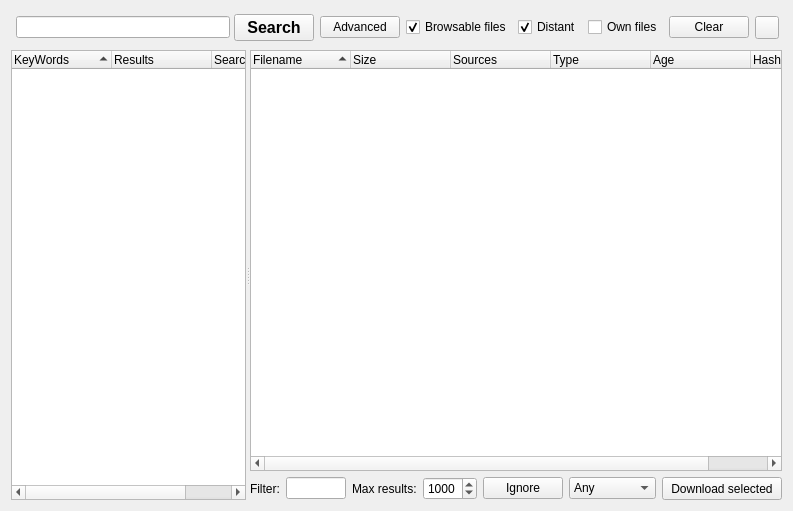
<?xml version="1.0" encoding="UTF-8"?>
<ui version="4.0">
 <class>SearchDialog</class>
 <widget class="QWidget" name="SearchDialog">
  <property name="geometry">
   <rect>
    <x>0</x>
    <y>0</y>
    <width>793</width>
    <height>511</height>
   </rect>
  </property>
  <property name="sizePolicy">
   <sizepolicy hsizetype="Minimum" vsizetype="Minimum">
    <horstretch>1</horstretch>
    <verstretch>1</verstretch>
   </sizepolicy>
  </property>
  <layout class="QVBoxLayout" name="SearchDialog_VL">
   <item>
    <widget class="QFrame" name="titleBarFrame">
     <property name="sizePolicy">
      <sizepolicy hsizetype="Preferred" vsizetype="Maximum">
       <horstretch>0</horstretch>
       <verstretch>0</verstretch>
      </sizepolicy>
     </property>
     <property name="frameShape">
      <enum>QFrame::NoFrame</enum>
     </property>
     <property name="frameShadow">
      <enum>QFrame::Plain</enum>
     </property>
     <layout class="QHBoxLayout" name="titleBarFrame_HL">
      <property name="leftMargin">
       <number>3</number>
      </property>
      <property name="topMargin">
       <number>3</number>
      </property>
      <property name="rightMargin">
       <number>3</number>
      </property>
      <property name="bottomMargin">
       <number>3</number>
      </property>
      <item>
       <layout class="QHBoxLayout" name="searchButton_HL">
        <property name="spacing">
         <number>2</number>
        </property>
        <item>
         <widget class="QFrame" name="searchLineFrame">
          <layout class="QGridLayout" name="searchLineFrame_GL">
           <property name="leftMargin">
            <number>2</number>
           </property>
           <property name="topMargin">
            <number>2</number>
           </property>
           <property name="rightMargin">
            <number>2</number>
           </property>
           <property name="bottomMargin">
            <number>2</number>
           </property>
           <property name="spacing">
            <number>0</number>
           </property>
           <item row="0" column="0">
            <widget class="LineEditClear" name="lineEdit">
             <property name="toolTip">
              <string>Enter a keyword here (at least 3 char long)</string>
             </property>
            </widget>
           </item>
          </layout>
         </widget>
        </item>
        <item>
         <widget class="QPushButton" name="searchButton">
          <property name="font">
           <font>
            <pointsize>12</pointsize>
            <weight>75</weight>
            <bold>true</bold>
           </font>
          </property>
          <property name="focusPolicy">
           <enum>Qt::NoFocus</enum>
          </property>
          <property name="toolTip">
           <string>Start Search</string>
          </property>
          <property name="text">
           <string>Search</string>
          </property>
         </widget>
        </item>
       </layout>
      </item>
      <item>
       <widget class="QPushButton" name="toggleAdvancedSearchBtn">
        <property name="toolTip">
         <string>Advanced Search</string>
        </property>
        <property name="text">
         <string>Advanced</string>
        </property>
       </widget>
      </item>
      <item>
       <widget class="QCheckBox" name="_friendListsearch_SB">
        <property name="toolTip">
         <string>Search inside &quot;browsable&quot; files of your friends</string>
        </property>
        <property name="text">
         <string>Browsable files</string>
        </property>
        <property name="checked">
         <bool>true</bool>
        </property>
       </widget>
      </item>
      <item>
       <widget class="QCheckBox" name="_anonF2Fsearch_CB">
        <property name="toolTip">
         <string>Multi-hop search at distance 6 in the network 
(always reports available files)</string>
        </property>
        <property name="text">
         <string>Distant</string>
        </property>
        <property name="checked">
         <bool>true</bool>
        </property>
       </widget>
      </item>
      <item>
       <widget class="QCheckBox" name="_ownFiles_CB">
        <property name="sizePolicy">
         <sizepolicy hsizetype="Minimum" vsizetype="Fixed">
          <horstretch>0</horstretch>
          <verstretch>0</verstretch>
         </sizepolicy>
        </property>
        <property name="toolTip">
         <string>Include files from your own file list in the search result</string>
        </property>
        <property name="text">
         <string>Own files</string>
        </property>
       </widget>
      </item>
      <item>
       <widget class="QPushButton" name="cloaseallsearchresultsButton">
        <property name="toolTip">
         <string>Close all Search Results</string>
        </property>
        <property name="text">
         <string>Clear</string>
        </property>
       </widget>
      </item>
      <item>
       <widget class="QToolButton" name="showBannedFiles_TB">
        <property name="sizePolicy">
         <sizepolicy hsizetype="Fixed" vsizetype="Fixed">
          <horstretch>0</horstretch>
          <verstretch>0</verstretch>
         </sizepolicy>
        </property>
        <property name="text">
         <string/>
        </property>
        <property name="icon">
         <iconset resource="../icons.qrc">
          <normaloff>:/icons/biohazard_red.png</normaloff>:/icons/biohazard_red.png</iconset>
        </property>
       </widget>
      </item>
     </layout>
    </widget>
   </item>
   <item>
    <widget class="QSplitter" name="splitter">
     <property name="orientation">
      <enum>Qt::Horizontal</enum>
     </property>
     <widget class="QTreeWidget" name="searchSummaryWidget">
      <property name="sizePolicy">
       <sizepolicy hsizetype="Maximum" vsizetype="Minimum">
        <horstretch>0</horstretch>
        <verstretch>1</verstretch>
       </sizepolicy>
      </property>
      <property name="sizeIncrement">
       <size>
        <width>0</width>
        <height>0</height>
       </size>
      </property>
      <property name="baseSize">
       <size>
        <width>0</width>
        <height>0</height>
       </size>
      </property>
      <property name="mouseTracking">
       <bool>true</bool>
      </property>
      <property name="contextMenuPolicy">
       <enum>Qt::CustomContextMenu</enum>
      </property>
      <property name="sortingEnabled">
       <bool>true</bool>
      </property>
      <property name="animated">
       <bool>false</bool>
      </property>
      <column>
       <property name="text">
        <string>KeyWords</string>
       </property>
      </column>
      <column>
       <property name="text">
        <string>Results</string>
       </property>
      </column>
      <column>
       <property name="text">
        <string>Search Id</string>
       </property>
      </column>
     </widget>
     <widget class="QWidget" name="layoutWidget">
      <layout class="QVBoxLayout" name="searchResult_VL">
       <item>
        <widget class="SearchTreeWidget" name="searchResultWidget">
         <property name="sizePolicy">
          <sizepolicy hsizetype="Expanding" vsizetype="MinimumExpanding">
           <horstretch>1</horstretch>
           <verstretch>0</verstretch>
          </sizepolicy>
         </property>
         <property name="contextMenuPolicy">
          <enum>Qt::CustomContextMenu</enum>
         </property>
         <property name="dragEnabled">
          <bool>true</bool>
         </property>
         <property name="dragDropMode">
          <enum>QAbstractItemView::DragOnly</enum>
         </property>
         <property name="sortingEnabled">
          <bool>true</bool>
         </property>
         <property name="animated">
          <bool>false</bool>
         </property>
         <column>
          <property name="text">
           <string>Filename</string>
          </property>
         </column>
         <column>
          <property name="text">
           <string>Size</string>
          </property>
         </column>
         <column>
          <property name="text">
           <string>Sources</string>
          </property>
         </column>
         <column>
          <property name="text">
           <string>Type</string>
          </property>
         </column>
         <column>
          <property name="text">
           <string>Age</string>
          </property>
         </column>
         <column>
          <property name="text">
           <string>Hash</string>
          </property>
         </column>
        </widget>
       </item>
       <item>
        <layout class="QHBoxLayout" name="SearchResultTool_HL">
         <item>
          <widget class="QLabel" name="filter_L">
           <property name="text">
            <string>Filter:</string>
           </property>
          </widget>
         </item>
         <item>
          <widget class="LineEditClear" name="filterLineEdit">
           <property name="toolTip">
            <string>Filter Search Result</string>
           </property>
          </widget>
         </item>
         <item>
          <widget class="QLabel" name="_max_results_L">
           <property name="text">
            <string>Max results:</string>
           </property>
          </widget>
         </item>
         <item>
          <widget class="QSpinBox" name="_max_results_SB">
           <property name="suffix">
            <string/>
           </property>
           <property name="minimum">
            <number>100</number>
           </property>
           <property name="maximum">
            <number>5000</number>
           </property>
           <property name="singleStep">
            <number>100</number>
           </property>
           <property name="value">
            <number>1000</number>
           </property>
          </widget>
         </item>
         <item>
          <widget class="QPushButton" name="ignore_PB">
           <property name="text">
            <string>Ignore</string>
           </property>
           <property name="checkable">
            <bool>true</bool>
           </property>
          </widget>
         </item>
         <item>
          <widget class="RSComboBox" name="FileTypeComboBox">
           <item>
            <property name="text">
             <string>Any</string>
            </property>
            <property name="icon">
             <iconset resource="../icons.qrc">
              <normaloff>:/icons/filetype/any.svg</normaloff>:/icons/filetype/any.svg</iconset>
            </property>
           </item>
           <item>
            <property name="text">
             <string>Archive</string>
            </property>
            <property name="icon">
             <iconset resource="../icons.qrc">
              <normaloff>:/icons/filetype/archive.svg</normaloff>:/icons/filetype/archive.svg</iconset>
            </property>
           </item>
           <item>
            <property name="text">
             <string>Audio</string>
            </property>
            <property name="icon">
             <iconset resource="../icons.qrc">
              <normaloff>:/icons/filetype/audio.svg</normaloff>:/icons/filetype/audio.svg</iconset>
            </property>
           </item>
           <item>
            <property name="text">
             <string>CD-Image</string>
            </property>
            <property name="icon">
             <iconset resource="../icons.qrc">
              <normaloff>:/icons/filetype/img.svg</normaloff>:/icons/filetype/img.svg</iconset>
            </property>
           </item>
           <item>
            <property name="text">
             <string>Document</string>
            </property>
            <property name="icon">
             <iconset resource="../icons.qrc">
              <normaloff>:/icons/filetype/document.svg</normaloff>:/icons/filetype/document.svg</iconset>
            </property>
           </item>
           <item>
            <property name="text">
             <string>Picture</string>
            </property>
            <property name="icon">
             <iconset resource="../icons.qrc">
              <normaloff>:/icons/filetype/picture.svg</normaloff>:/icons/filetype/picture.svg</iconset>
            </property>
           </item>
           <item>
            <property name="text">
             <string>Program</string>
            </property>
            <property name="icon">
             <iconset resource="../icons.qrc">
              <normaloff>:/icons/filetype/program.svg</normaloff>:/icons/filetype/program.svg</iconset>
            </property>
           </item>
           <item>
            <property name="text">
             <string>Video</string>
            </property>
            <property name="icon">
             <iconset resource="../icons.qrc">
              <normaloff>:/icons/filetype/video.svg</normaloff>:/icons/filetype/video.svg</iconset>
            </property>
           </item>
           <item>
            <property name="text">
             <string>Directory</string>
            </property>
            <property name="icon">
             <iconset resource="../icons.qrc">
              <normaloff>:/icons/folder.png</normaloff>:/icons/folder.png</iconset>
            </property>
           </item>
          </widget>
         </item>
         <item>
          <widget class="QPushButton" name="pushButtonDownload">
           <property name="minimumSize">
            <size>
             <width>120</width>
             <height>0</height>
            </size>
           </property>
           <property name="maximumSize">
            <size>
             <width>16777215</width>
             <height>26</height>
            </size>
           </property>
           <property name="toolTip">
            <string>Download Selected</string>
           </property>
           <property name="text">
            <string>Download selected</string>
           </property>
           <property name="icon">
            <iconset resource="../icons.qrc">
             <normaloff>:/icons/png/download.png</normaloff>:/icons/png/download.png</iconset>
           </property>
          </widget>
         </item>
        </layout>
       </item>
      </layout>
     </widget>
    </widget>
   </item>
  </layout>
 </widget>
 <customwidgets>
  <customwidget>
   <class>LineEditClear</class>
   <extends>QLineEdit</extends>
   <header location="global">gui/common/LineEditClear.h</header>
  </customwidget>
  <customwidget>
   <class>RSComboBox</class>
   <extends>QComboBox</extends>
   <header>gui/common/RSComboBox.h</header>
  </customwidget>
  <customwidget>
   <class>SearchTreeWidget</class>
   <extends>QTreeWidget</extends>
   <header>gui/SearchTreeWidget.h</header>
  </customwidget>
 </customwidgets>
 <resources>
  <include location="../images.qrc"/>
  <include location="../icons.qrc"/>
 </resources>
 <connections/>
</ui>
